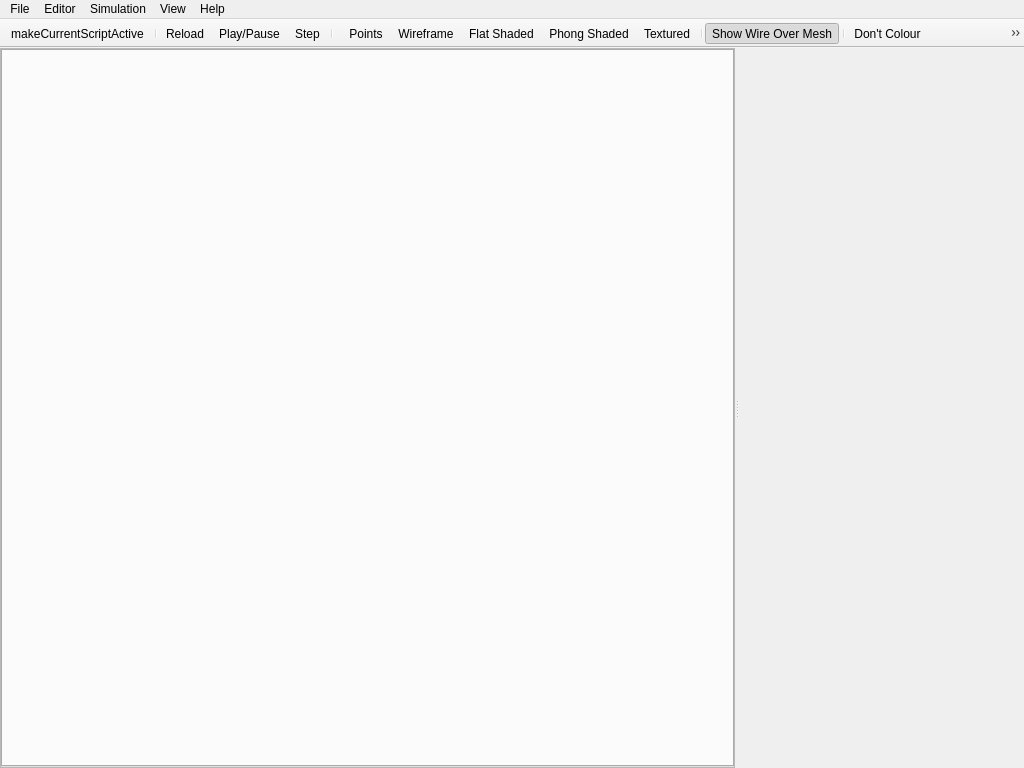
 <widget class="QMainWindow" name="MainWindow">
  <property name="geometry">
   <rect>
    <x>0</x>
    <y>0</y>
    <width>1024</width>
    <height>768</height>
   </rect>
  </property>
  <property name="sizePolicy">
   <sizepolicy hsizetype="Preferred" vsizetype="Preferred">
    <horstretch>0</horstretch>
    <verstretch>0</verstretch>
   </sizepolicy>
  </property>
  <property name="minimumSize">
   <size>
    <width>800</width>
    <height>600</height>
   </size>
  </property>
  <property name="windowTitle">
   <string>fugu</string>
  </property>
  <property name="styleSheet">
   <string notr="true">/*
	zbrush-like palette
	darkerbg: #101010
	background: #272727	
	lighterbg: #3f3f3f
	inactive font: #959595
	active font: #c8c8c8	
	orange: #f27000
	yellow: #FFDE00
*/

QWidget {
	background: #272727;
	background-color: #272727;
	color: #c8c8c8;
	border: 0;	
}

QTabBar {
	background-color: #272727;
	border: 0;
}

QTabBar::tab { 
	background-color: #272727;
	color: #959595;	 
	/*padding: 6px;*/
	padding: 4px;
	/* border: 1px solid black; */ 
	
	border: 0; /* px solid #C4C4C3; */
	 
	/*border-bottom: 2px solid #272727; /* same as the pane color * / */
	border-top-left-radius: 0px;
	border-top-right-radius: 0px;
	min-width: 6ex;
}

/*
QTabBar::tab::icon  {
	padding: 2px;
}
*/

QTabBar::tab:selected, QTabBar::tab:hover {
	background-color: #3f3f3f;
	color: #c8c8c8;	
}

QTabBar::tab:hover {
	background-color: #f27000;
}

QTabWidget::pane { 
	border: 0; 
  /* padding: 8px;*/
	/* border-top: 2px solid #272727; */   
}

#consolewidget {
	background: #101010;
}

#consolewidget &gt; QWidget {
	background: #101010;
}

#commandline {
	background-color: #FF0000;
}






QMenu {
     background-color: #272727; /* sets background of the menu */
     color: #c8c8c8;
     border: 1px solid black;     
 }

 QMenu::item {
     /* sets background of menu item. set this to something non-transparent
         if you want menu color and menu item color to be different */
      background-color: #272727; 
      /* background-color: black; */
     
     /* padding: 2px 25px 2px 20px; */
     padding: 2px 25px 2px 20px;
    /*  border: 1px solid transparent; reserve space for selection border */
 }

 QMenu::item:selected { /* when user selects item using mouse or keyboard */
     background-color: #f27000;
 }
 
  QMenu::item:checked {
     background: #3f3f3f;
 }
 
  QMenu::item:checked:selected {
     background-color: #f27000;
 }
 
 QMenu::icon:checked { /* appearance of a 'checked' icon */
     background: transparent; /*#272727; */
     border: 0; /* 1px inset gray; */
     position: absolute;
     top: 1px;
     right: 1px;
     bottom: 1px;
     left: 1px;
 }
  
 QMenu::indicator {
     width: 13px;
     height: 13px;
     background-color: transparent; /* #272727; */
     border: 0;
     padding: 0;
     margin: 0;
 }
 
 /* non-exclusive indicator = check box style indicator (see QActionGroup::setExclusive) */
  QMenu::indicator:non-exclusive {
 	image: none;
 	 border: 0;
     padding: 0;
     margin: 0;
 }
 
 QMenu::indicator:non-exclusive:unchecked {
 }

 QMenu::indicator:non-exclusive:unchecked:selected {
 	background-color: #f27000;
 }

 QMenu::indicator:non-exclusive:checked {
     /* image: url(&quot;../assets/icons/tick.png&quot;); */     
     background: #3f3f3f;
 }

 QMenu::indicator:non-exclusive:checked:selected {
 	background-color: #f27000;
 }

QMenu::separator {
	background: transparent; /* #3f3f3f; */
}

 /* exclusive indicator = radio button style indicator (see QActionGroup::setExclusive) */
 QMenu::indicator:exclusive {
 image: none;
 	 border: 0;
     padding: 0;
     margin: 0;
 }
 
 QMenu::indicator:exclusive:unchecked {
 }

 QMenu::indicator:exclusive:unchecked:selected {
 	background-color: #f27000; 	
 }

 QMenu::indicator:exclusive:checked {
 	background: #3f3f3f;
 }

 QMenu::indicator:exclusive:checked:selected {
 	background-color: #f27000;
 }
 
/* Customize the menu bar. */
QMenuBar {
	background-color: #272727;
	color: #c8c8c8;
	
    border-image: none;
    border-style: none;
    padding: 2px;
    border-bottom: 1px solid black;
}

QMenuBar::item {
    background-color: transparent;
    
    /* border: 1px solid black; */
    /* padding: 4px; */
}

QMenuBar::item:selected {
    background-color: #f27000;
}












QPushButton {
     border-style: outset;
     border-width: 1px;
     border-radius: 6px;
     border-color: black;
     font: bold;
     min-width: 10em;
     padding: 3px;
 }
 
 QPushButton:pressed {
     background-color: #3f3f3f;
     border-style: inset;
 }
 
 QScrollBar {
 	background: #272727;
 }
 
 QScrollBar:horizontal {
 	height: 10px;
    margin: 0 10px 0 10px;
 }
 
  QScrollBar::handle:horizontal {
      background: #3f3f3f; 
      min-width: 5px;
  }
  
  QScrollBar::handle:horizontal:pressed {
      background: #959595;
  }
  
  QScrollBar::add-line:horizontal {      
     /*
      background: black;
      border: 2px solid #3f3f3f;
      width: 6px;
     */
      subcontrol-position: right;
      subcontrol-origin: margin;
  }

  QScrollBar::sub-line:horizontal {      
      /*background: black;
      border: 2px solid #3f3f3f;
      width: 6px;*/
      subcontrol-position: left;
      subcontrol-origin: margin;
  }
  
  QScrollBar::left-arrow:horizontal, QScrollBar::right-arrow:horizontal {  	 
      width: 0px;
      height: 0px;
      background: none;
  }

  QScrollBar::add-page:horizontal, QScrollBar::sub-page:horizontal {
      background: none;
  }
  
  
 QScrollBar:vertical {
      /* background: #272727; */      
      width: 16px;
      margin: 16px 0 16px 0;
  }
  
  QScrollBar::handle:vertical {
      background: #3f3f3f; 
      min-height: 5px;
  }
  
  QScrollBar::handle:vertical:pressed {
      background: #959595;
  }
  
  QScrollBar::add-line:vertical {      
/*
      background: black;
      border: 2px solid #3f3f3f;
      height: 6px;
*/
	background: #3f3f3f;
    border: 0;
    height: 16px;
      subcontrol-position: bottom;
      subcontrol-origin: margin;
  }

  QScrollBar::sub-line:vertical {      
 /*     background: black;
      border: 2px solid #3f3f3f;
      height: 6px;
   */  
background: #3f3f3f;
    border: 0;
    height: 16px;
subcontrol-position: top;
      subcontrol-origin: margin;
  }
  
/*
  QScrollBar::up-arrow:vertical: {
    image: url(&quot;:/res/arrow_up.png&quot;);
  }

QScrollBar::down-arrow:vertical: {
    image: url(&quot;:/res/arrow_down.png&quot;);
  }
*/

/*
  QScrollBar::up-arrow:vertical, QScrollBar::down-arrow:vertical {  	 
      width: 0px;
      height: 0px;
      background: none;
  }
*/

QScrollBar::up-arrow:vertical {
	image: url(&quot;:/res/arrow_up.png&quot;);
    width: 16px;
    height: 16px;
   background: transparent;
}

QScrollBar::down-arrow:vertical {
	image: url(&quot;:/res/arrow_down.png&quot;);
    width: 16px;
    height: 16px;
   background: transparent;
}
  QScrollBar::add-page:vertical, QScrollBar::sub-page:vertical {
      background: none;
  }
  
  
  
  
  
  
QSplitter::handle {
	image: none; /* url(images/splitter.png); */
	background: transparent;	
}

 QSplitter::handle:horizontal {
     width: 1px;
	background: #101010;
     /* border-right: 2px dotted #3f3f3f; */
     
    /* 
     background: qlineargradient(x1: 0, y1: 0, x2: 1, y2: 0,
		stop: 0 #101010, stop: 1.0 #272727 ); */
	/*background: qlineargradient(x1: 0, y1: 0, x2: 1, y2: 0,
		stop: 0 #181818, 
		stop: 1 #272727 );     */
 }

 QSplitter::handle:vertical {
     height: 1px;
	background: #101010;
     /* border-bottom: 2px dotted #3f3f3f; */
     /*
     background: qlineargradient(x1: 0, y1: 0, x2: 0, y2: 1,
		stop: 0 #181818, stop: 1.0 #272727 );
*/
 }

/*
 QSplitter::handle:pressed, QSplitter::handle:hover {
     image: none; /* url(images/splitter_pressed.png); * /
     /* background: #3f3f3f; * /
     border-color: #f27000;
 }
 
*/
 
 
  QToolBar {     
     spacing: 0px; /* spacing between items in the tool bar */
     background: #272727;
 }

QToolBar::separator:horizontal {
	width: 8px;
	 background: transparent; /* #3f3f3f; */
}

 QToolBar::handle:horizontal {
     /* image: url(handle.png); */
     image: none;
     width: 8px;
     background: #3f3f3f;
 }

QToolBar::separator:vertical {
	height: 8px;
	 background: transparent; /* #3f3f3f; */
}

 QToolBar::handle:vertical {
     /*image: url(handle.png); */
     image: none;
     height: 8px;
     background: #3f3f3f;
 }
 
 QToolBar::handle:hover {
     /* image: url(handle.png); */
     image: none;
 	background: #f27000;         
 } 
 
 QToolButton { /* all types of tool button */
	background-color: #272727;
	margin: 0px;
 }

 QToolButton[popupMode=&quot;1&quot;] { /* only for MenuButtonPopup */
     padding-right: 10px; /* make way for the popup button */
 }

 QToolButton:checked {
	 background: #3f3f3f;
}

 QToolButton:pressed, QToolButton:hover {
 	background-color: #f27000;
 }
  
QComboBox::drop-down {
     subcontrol-origin: padding;
     subcontrol-position: top right;
     width: 16px;
     border: 0px;
}

QComboBox::down-arrow {
	image: url(&quot;:/res/arrow_down.png&quot;);
}

QMainWindow::separator {
	width: 1px;
	height: 1px;
	background: #101010;
}

QMainWindow::separator::handle {
	image: none; /* url(images/splitter.png); */
	background:  #101010;
	height: 1px;	
} 

QDockWidget {
     border: none;
	/*padding-top: 1px;
	border-top: 1px solid #101010;*/
     titlebar-close-icon: url(&quot;:/res/cross.png&quot;);
     titlebar-normal-icon: url(&quot;:/res/float.png&quot;);
}

 QDockWidget::title {
     text-align: left; /* align the text to the left */
     background: #272727;
     padding-left: 6px;
	 border: none;
	
 }

 QDockWidget::close-button, QDockWidget::float-button {
     border: none; /* 1px solid transparent; */
     background: #272727;
     padding: 0px;
 }

 QDockWidget::close-button:hover, QDockWidget::float-button:hover {
     background: #f27000;
 }

 QDockWidget::close-button:pressed, QDockWidget::float-button:pressed {
     /* padding: 1px -1px -1px 1px; */
 }</string>
  </property>
  <property name="iconSize">
   <size>
    <width>24</width>
    <height>24</height>
   </size>
  </property>
  <property name="unifiedTitleAndToolBarOnMac">
   <bool>false</bool>
  </property>
  <widget class="QWidget" name="centralwidget">
   <layout class="QHBoxLayout" name="horizontalLayout">
    <property name="spacing">
     <number>0</number>
    </property>
    <property name="margin">
     <number>0</number>
    </property>
    <item>
     <widget class="QSplitter" name="splitter">
      <property name="orientation">
       <enum>Qt::Horizontal</enum>
      </property>
      <widget class="QFrame" name="frame_2">
       <property name="sizePolicy">
        <sizepolicy hsizetype="Expanding" vsizetype="Preferred">
         <horstretch>0</horstretch>
         <verstretch>0</verstretch>
        </sizepolicy>
       </property>
       <property name="frameShape">
        <enum>QFrame::StyledPanel</enum>
       </property>
       <property name="frameShadow">
        <enum>QFrame::Raised</enum>
       </property>
       <layout class="QVBoxLayout" name="verticalLayout_2">
        <property name="spacing">
         <number>0</number>
        </property>
        <property name="margin">
         <number>0</number>
        </property>
        <item>
         <widget class="QWidget" name="editorscontainer" native="true">
          <layout class="QHBoxLayout" name="horizontalLayout_2">
           <property name="spacing">
            <number>0</number>
           </property>
           <property name="margin">
            <number>0</number>
           </property>
           <item>
            <widget class="QTabWidget" name="editors">
             <property name="currentIndex">
              <number>-1</number>
             </property>
             <property name="documentMode">
              <bool>false</bool>
             </property>
             <property name="movable">
              <bool>true</bool>
             </property>
            </widget>
           </item>
          </layout>
         </widget>
        </item>
       </layout>
      </widget>
      <widget class="QWidget" name="widget" native="true">
       <layout class="QVBoxLayout" name="verticalLayout">
        <property name="spacing">
         <number>0</number>
        </property>
        <property name="margin">
         <number>0</number>
        </property>
        <item>
         <widget class="FGView" name="fgview" native="true">
          <property name="sizePolicy">
           <sizepolicy hsizetype="Expanding" vsizetype="Expanding">
            <horstretch>0</horstretch>
            <verstretch>0</verstretch>
           </sizepolicy>
          </property>
          <property name="minimumSize">
           <size>
            <width>50</width>
            <height>50</height>
           </size>
          </property>
          <property name="baseSize">
           <size>
            <width>0</width>
            <height>0</height>
           </size>
          </property>
         </widget>
        </item>
       </layout>
      </widget>
     </widget>
    </item>
   </layout>
  </widget>
  <widget class="QMenuBar" name="menubar">
   <property name="geometry">
    <rect>
     <x>0</x>
     <y>0</y>
     <width>1024</width>
     <height>25</height>
    </rect>
   </property>
   <widget class="QMenu" name="menuFile">
    <property name="title">
     <string>File</string>
    </property>
    <addaction name="actionNew_2"/>
    <addaction name="action_Open"/>
    <addaction name="actionOpen_Example"/>
    <addaction name="action_Save"/>
    <addaction name="actionSave_As"/>
    <addaction name="actionClose"/>
    <addaction name="separator"/>
    <addaction name="actionExport"/>
    <addaction name="actionNew"/>
    <addaction name="separator"/>
    <addaction name="actionExit"/>
   </widget>
   <widget class="QMenu" name="menuEdit">
    <property name="title">
     <string>Editor</string>
    </property>
    <addaction name="actionUndo"/>
    <addaction name="actionRedo"/>
    <addaction name="separator"/>
    <addaction name="actionShowLineNumbers"/>
   </widget>
   <widget class="QMenu" name="menuSimulation">
    <property name="title">
     <string>Simulation</string>
    </property>
    <addaction name="actionPlay"/>
    <addaction name="actionReload"/>
    <addaction name="actionStep"/>
   </widget>
   <widget class="QMenu" name="menuHelp">
    <property name="title">
     <string>Help</string>
    </property>
    <addaction name="action_Reference"/>
    <addaction name="action_About"/>
   </widget>
   <widget class="QMenu" name="menuView">
    <property name="title">
     <string>View</string>
    </property>
    <addaction name="actionFull_Screen"/>
    <addaction name="actionToolBar"/>
    <addaction name="actionMenuBar"/>
    <addaction name="separator"/>
    <addaction name="actionToggleLighting"/>
    <addaction name="actionToggleGround"/>
    <addaction name="actionToggleShowNodeOrigins"/>
    <addaction name="actionToggleOrigin"/>
    <addaction name="separator"/>
    <addaction name="actionSet_Background_Color"/>
    <addaction name="actionSet_Background_Sky_Color"/>
   </widget>
   <addaction name="menuFile"/>
   <addaction name="menuEdit"/>
   <addaction name="menuSimulation"/>
   <addaction name="menuView"/>
   <addaction name="menuHelp"/>
  </widget>
  <widget class="QToolBar" name="toolBar">
   <property name="windowTitle">
    <string>toolBar</string>
   </property>
   <property name="movable">
    <bool>false</bool>
   </property>
   <attribute name="toolBarArea">
    <enum>TopToolBarArea</enum>
   </attribute>
   <attribute name="toolBarBreak">
    <bool>false</bool>
   </attribute>
   <addaction name="actionMakeCurrentScriptActive"/>
   <addaction name="separator"/>
   <addaction name="actionReload"/>
   <addaction name="actionPlay"/>
   <addaction name="actionStep"/>
   <addaction name="separator"/>
  </widget>
  <widget class="QToolBar" name="toolBar_2">
   <property name="windowTitle">
    <string>toolBar_2</string>
   </property>
   <property name="movable">
    <bool>false</bool>
   </property>
   <attribute name="toolBarArea">
    <enum>TopToolBarArea</enum>
   </attribute>
   <attribute name="toolBarBreak">
    <bool>false</bool>
   </attribute>
   <addaction name="actionSetDrawPoints"/>
   <addaction name="actionSetDrawWire"/>
   <addaction name="actionSetDrawFlat"/>
   <addaction name="actionSetDrawPhong"/>
   <addaction name="actionSetDrawTextured"/>
   <addaction name="separator"/>
   <addaction name="actionToggleShowOverWire"/>
   <addaction name="separator"/>
   <addaction name="actionSetColourNone"/>
   <addaction name="actionSetColourVertex"/>
   <addaction name="separator"/>
   <addaction name="actionSetSubdivs0"/>
   <addaction name="actionSetSubdivs1"/>
   <addaction name="actionSetSubdivs2"/>
   <addaction name="actionSetSubdivs3"/>
  </widget>
  <action name="actionNew">
   <property name="text">
    <string>&amp;New Window</string>
   </property>
   <property name="shortcut">
    <string>Ctrl+N</string>
   </property>
  </action>
  <action name="action_Open">
   <property name="text">
    <string>&amp;Open</string>
   </property>
   <property name="shortcut">
    <string>Ctrl+O</string>
   </property>
  </action>
  <action name="action_Save">
   <property name="text">
    <string>&amp;Save</string>
   </property>
   <property name="shortcut">
    <string>Ctrl+S</string>
   </property>
  </action>
  <action name="actionSave_As">
   <property name="text">
    <string>Save As...</string>
   </property>
  </action>
  <action name="actionExit">
   <property name="text">
    <string>Exit</string>
   </property>
  </action>
  <action name="actionUndo">
   <property name="text">
    <string>Undo</string>
   </property>
   <property name="shortcut">
    <string>Ctrl+Z</string>
   </property>
  </action>
  <action name="actionRedo">
   <property name="text">
    <string>Redo</string>
   </property>
   <property name="shortcut">
    <string>Ctrl+Y</string>
   </property>
  </action>
  <action name="actionPlay">
   <property name="checkable">
    <bool>true</bool>
   </property>
   <property name="icon">
    <iconset resource="resources.qrc">
     <normaloff>:/res/control_play.png</normaloff>
     <normalon>:/res/control_pause.png</normalon>:/res/control_play.png</iconset>
   </property>
   <property name="text">
    <string>Play/Pause</string>
   </property>
  </action>
  <action name="actionReload">
   <property name="icon">
    <iconset resource="resources.qrc">
     <normaloff>:/res/control_start.png</normaloff>:/res/control_start.png</iconset>
   </property>
   <property name="text">
    <string>Reload</string>
   </property>
   <property name="shortcut">
    <string>Ctrl+R, F5</string>
   </property>
  </action>
  <action name="actionStep">
   <property name="icon">
    <iconset resource="resources.qrc">
     <normaloff>:/res/control_step.png</normaloff>:/res/control_step.png</iconset>
   </property>
   <property name="text">
    <string>Step</string>
   </property>
  </action>
  <action name="action_About">
   <property name="text">
    <string>&amp;About</string>
   </property>
  </action>
  <action name="action_Reference">
   <property name="enabled">
    <bool>true</bool>
   </property>
   <property name="text">
    <string>Build HTML Reference</string>
   </property>
  </action>
  <action name="actionToggleLighting">
   <property name="checkable">
    <bool>true</bool>
   </property>
   <property name="checked">
    <bool>true</bool>
   </property>
   <property name="icon">
    <iconset resource="resources.qrc">
     <normaloff>:/res/lightbulb_off.png</normaloff>
     <normalon>:/res/lightbulb.png</normalon>:/res/lightbulb_off.png</iconset>
   </property>
   <property name="text">
    <string>Toggle Lighting</string>
   </property>
   <property name="toolTip">
    <string>Enable lighting</string>
   </property>
  </action>
  <action name="actionSetDrawWire">
   <property name="checkable">
    <bool>true</bool>
   </property>
   <property name="icon">
    <iconset resource="resources.qrc">
     <normaloff>:/res/wire.png</normaloff>:/res/wire.png</iconset>
   </property>
   <property name="text">
    <string>Wireframe</string>
   </property>
  </action>
  <action name="actionSetDrawFlat">
   <property name="checkable">
    <bool>true</bool>
   </property>
   <property name="icon">
    <iconset resource="resources.qrc">
     <normaloff>:/res/flat.png</normaloff>:/res/flat.png</iconset>
   </property>
   <property name="text">
    <string>Flat Shaded</string>
   </property>
  </action>
  <action name="actionSetDrawSmooth">
   <property name="checkable">
    <bool>true</bool>
   </property>
   <property name="icon">
    <iconset resource="resources.qrc">
     <normaloff>:/res/smooth.png</normaloff>:/res/smooth.png</iconset>
   </property>
   <property name="text">
    <string>Smooth Shaded</string>
   </property>
  </action>
  <action name="actionSetDrawPhong">
   <property name="checkable">
    <bool>true</bool>
   </property>
   <property name="icon">
    <iconset resource="resources.qrc">
     <normaloff>:/res/phong.png</normaloff>:/res/phong.png</iconset>
   </property>
   <property name="text">
    <string>Phong Shaded</string>
   </property>
  </action>
  <action name="actionSetDrawPoints">
   <property name="checkable">
    <bool>true</bool>
   </property>
   <property name="icon">
    <iconset resource="resources.qrc">
     <normaloff>:/res/points.png</normaloff>:/res/points.png</iconset>
   </property>
   <property name="text">
    <string>Points</string>
   </property>
  </action>
  <action name="actionSetDrawTextured">
   <property name="checkable">
    <bool>true</bool>
   </property>
   <property name="icon">
    <iconset resource="resources.qrc">
     <normaloff>:/res/textured.png</normaloff>:/res/textured.png</iconset>
   </property>
   <property name="text">
    <string>Textured</string>
   </property>
  </action>
  <action name="actionSetSubdivs0">
   <property name="checkable">
    <bool>true</bool>
   </property>
   <property name="icon">
    <iconset resource="resources.qrc">
     <normaloff>:/res/subdiv0.png</normaloff>:/res/subdiv0.png</iconset>
   </property>
   <property name="text">
    <string>No Subdivision</string>
   </property>
  </action>
  <action name="actionSetSubdivs1">
   <property name="checkable">
    <bool>true</bool>
   </property>
   <property name="icon">
    <iconset resource="resources.qrc">
     <normaloff>:/res/subdiv1.png</normaloff>:/res/subdiv1.png</iconset>
   </property>
   <property name="text">
    <string>Subdivided Once</string>
   </property>
  </action>
  <action name="actionSetSubdivs2">
   <property name="checkable">
    <bool>true</bool>
   </property>
   <property name="icon">
    <iconset resource="resources.qrc">
     <normaloff>:/res/subdiv2.png</normaloff>:/res/subdiv2.png</iconset>
   </property>
   <property name="text">
    <string>Subdivided Twice</string>
   </property>
  </action>
  <action name="actionSetSubdivs3">
   <property name="checkable">
    <bool>true</bool>
   </property>
   <property name="icon">
    <iconset resource="resources.qrc">
     <normaloff>:/res/subdiv3.png</normaloff>:/res/subdiv3.png</iconset>
   </property>
   <property name="text">
    <string>Subdivided Thrice</string>
   </property>
  </action>
  <action name="actionToggleOrigin">
   <property name="checkable">
    <bool>true</bool>
   </property>
   <property name="checked">
    <bool>false</bool>
   </property>
   <property name="icon">
    <iconset resource="resources.qrc">
     <normaloff>:/res/axes.png</normaloff>:/res/axes.png</iconset>
   </property>
   <property name="text">
    <string>Show Origin</string>
   </property>
  </action>
  <action name="actionToggleGround">
   <property name="checkable">
    <bool>true</bool>
   </property>
   <property name="checked">
    <bool>false</bool>
   </property>
   <property name="icon">
    <iconset resource="resources.qrc">
     <normaloff>:/res/ground.png</normaloff>:/res/ground.png</iconset>
   </property>
   <property name="text">
    <string>Show Ground</string>
   </property>
  </action>
  <action name="actionToggleShowNodeOrigins">
   <property name="checkable">
    <bool>true</bool>
   </property>
   <property name="checked">
    <bool>false</bool>
   </property>
   <property name="icon">
    <iconset resource="resources.qrc">
     <normaloff>:/res/nodeaxes.png</normaloff>:/res/nodeaxes.png</iconset>
   </property>
   <property name="text">
    <string>Show Node Origins</string>
   </property>
  </action>
  <action name="actionSetColourNone">
   <property name="checkable">
    <bool>true</bool>
   </property>
   <property name="icon">
    <iconset resource="resources.qrc">
     <normaloff>:/res/colour_none.png</normaloff>:/res/colour_none.png</iconset>
   </property>
   <property name="text">
    <string>Don't Colour</string>
   </property>
  </action>
  <action name="actionSetColourVertex">
   <property name="checkable">
    <bool>true</bool>
   </property>
   <property name="icon">
    <iconset resource="resources.qrc">
     <normaloff>:/res/colour_vertex.png</normaloff>:/res/colour_vertex.png</iconset>
   </property>
   <property name="text">
    <string>Colour Vertices</string>
   </property>
  </action>
  <action name="actionShowLineNumbers">
   <property name="checkable">
    <bool>true</bool>
   </property>
   <property name="checked">
    <bool>false</bool>
   </property>
   <property name="text">
    <string>Show Line Numbers</string>
   </property>
  </action>
  <action name="actionToggleShowOverWire">
   <property name="checkable">
    <bool>true</bool>
   </property>
   <property name="checked">
    <bool>true</bool>
   </property>
   <property name="icon">
    <iconset resource="resources.qrc">
     <normaloff>:/res/overwire.png</normaloff>:/res/overwire.png</iconset>
   </property>
   <property name="text">
    <string>Show Wire Over Mesh</string>
   </property>
  </action>
  <action name="actionMakeCurrentScriptActive">
   <property name="icon">
    <iconset resource="resources.qrc">
     <normaloff>:/res/control_main.png</normaloff>:/res/control_main.png</iconset>
   </property>
   <property name="text">
    <string>makeCurrentScriptActive</string>
   </property>
   <property name="toolTip">
    <string>Make the current script active</string>
   </property>
  </action>
  <action name="actionClose">
   <property name="text">
    <string>Close</string>
   </property>
   <property name="shortcut">
    <string>Ctrl+W</string>
   </property>
  </action>
  <action name="actionExportFrameToObj">
   <property name="text">
    <string>exportFrameToObj</string>
   </property>
  </action>
  <action name="actionExportAnimToObj">
   <property name="text">
    <string>exportAnimToObj</string>
   </property>
  </action>
  <action name="actionExport">
   <property name="text">
    <string>Export...</string>
   </property>
  </action>
  <action name="actionNew_2">
   <property name="text">
    <string>New</string>
   </property>
   <property name="toolTip">
    <string>Create a new script in this project</string>
   </property>
  </action>
  <action name="actionFull_Screen">
   <property name="checkable">
    <bool>true</bool>
   </property>
   <property name="text">
    <string>Full Screen</string>
   </property>
   <property name="shortcut">
    <string>F11</string>
   </property>
  </action>
  <action name="actionToolBar">
   <property name="checkable">
    <bool>true</bool>
   </property>
   <property name="checked">
    <bool>true</bool>
   </property>
   <property name="text">
    <string>ToolBar</string>
   </property>
   <property name="shortcut">
    <string>F8</string>
   </property>
  </action>
  <action name="actionMenuBar">
   <property name="checkable">
    <bool>true</bool>
   </property>
   <property name="checked">
    <bool>true</bool>
   </property>
   <property name="text">
    <string>MenuBar</string>
   </property>
   <property name="shortcut">
    <string>F9</string>
   </property>
  </action>
  <action name="actionOpen_Example">
   <property name="text">
    <string>Open Example</string>
   </property>
  </action>
  <action name="actionSet_Background_Color">
   <property name="text">
    <string>Set Background Horizon Color</string>
   </property>
  </action>
  <action name="actionSet_Background_Sky_Color">
   <property name="text">
    <string>Set Background Sky Color</string>
   </property>
  </action>
 </widget>
